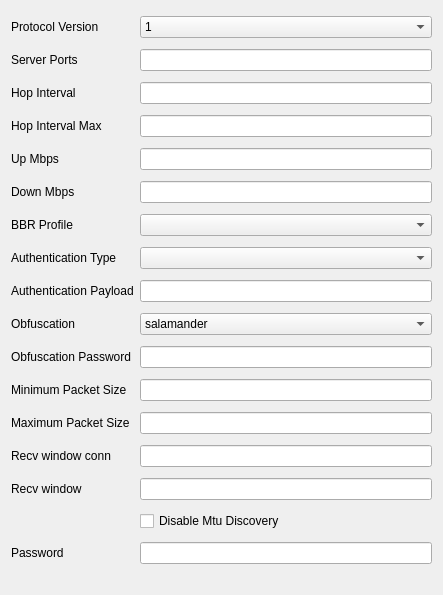
<?xml version="1.0" encoding="UTF-8"?>
<ui version="4.0">
 <class>EditHysteria</class>
 <widget class="QWidget" name="EditHysteria">
  <property name="geometry">
   <rect>
    <x>0</x>
    <y>0</y>
    <width>443</width>
    <height>595</height>
   </rect>
  </property>
  <property name="windowTitle">
   <string notr="true">Form</string>
  </property>
  <layout class="QGridLayout" name="gridLayout">
   <item row="0" column="0">
    <widget class="QLabel" name="protocol_version_l">
     <property name="text">
      <string>Protocol Version</string>
     </property>
    </widget>
   </item>
   <item row="0" column="1">
    <widget class="QComboBox" name="protocol_version">
     <item>
      <property name="text">
       <string notr="true">1</string>
      </property>
     </item>
     <item>
      <property name="text">
       <string notr="true">2</string>
      </property>
     </item>
    </widget>
   </item>
   <item row="1" column="0">
    <widget class="QLabel" name="label">
     <property name="text">
      <string>Server Ports</string>
     </property>
    </widget>
   </item>
   <item row="1" column="1">
    <widget class="QLineEdit" name="server_ports"/>
   </item>
   <item row="2" column="0">
    <widget class="QLabel" name="label_2">
     <property name="text">
      <string>Hop Interval</string>
     </property>
    </widget>
   </item>
   <item row="2" column="1">
    <widget class="QLineEdit" name="hop_interval"/>
   </item>
   <item row="3" column="0">
    <widget class="QLabel" name="hop_interval_max_l">
     <property name="text">
      <string>Hop Interval Max</string>
     </property>
    </widget>
   </item>
   <item row="3" column="1">
    <widget class="QLineEdit" name="hop_interval_max">
     <property name="toolTip">
      <string>When set, each hop waits a random duration between Hop Interval and this value. Requires Hop Interval.</string>
     </property>
    </widget>
   </item>
   <item row="4" column="0">
    <widget class="QLabel" name="label_3">
     <property name="text">
      <string>Up Mbps</string>
     </property>
    </widget>
   </item>
   <item row="4" column="1">
    <widget class="QLineEdit" name="up_mbps"/>
   </item>
   <item row="5" column="0">
    <widget class="QLabel" name="label_4">
     <property name="text">
      <string>Down Mbps</string>
     </property>
    </widget>
   </item>
   <item row="5" column="1">
    <widget class="QLineEdit" name="down_mbps"/>
   </item>
   <item row="6" column="0">
    <widget class="QLabel" name="bbr_profile_l">
     <property name="text">
      <string>BBR Profile</string>
     </property>
    </widget>
   </item>
   <item row="6" column="1">
    <widget class="QComboBox" name="bbr_profile">
     <property name="toolTip">
      <string>Congestion control aggressiveness. Leave empty to use the default (standard).</string>
     </property>
     <item>
      <property name="text">
       <string notr="true"/>
      </property>
     </item>
     <item>
      <property name="text">
       <string notr="true">standard</string>
      </property>
     </item>
     <item>
      <property name="text">
       <string notr="true">conservative</string>
      </property>
     </item>
     <item>
      <property name="text">
       <string notr="true">aggressive</string>
      </property>
     </item>
    </widget>
   </item>
   <item row="7" column="0">
    <widget class="QLabel" name="auth_type_l">
     <property name="text">
      <string>Authentication Type</string>
     </property>
    </widget>
   </item>
   <item row="7" column="1">
    <widget class="QComboBox" name="auth_type">
     <item>
      <property name="text">
       <string notr="true"/>
      </property>
     </item>
     <item>
      <property name="text">
       <string notr="true">STRING</string>
      </property>
     </item>
     <item>
      <property name="text">
       <string notr="true">BASE64</string>
      </property>
     </item>
    </widget>
   </item>
   <item row="8" column="0">
    <widget class="QLabel" name="auth_l">
     <property name="text">
      <string>Authentication Payload</string>
     </property>
    </widget>
   </item>
   <item row="8" column="1">
    <widget class="QLineEdit" name="auth"/>
   </item>
   <item row="9" column="0">
    <widget class="QLabel" name="obfuscation_type_l">
     <property name="text">
      <string>Obfuscation</string>
     </property>
    </widget>
   </item>
   <item row="9" column="1">
    <widget class="QComboBox" name="obfuscation_type">
     <item>
      <property name="text">
       <string>salamander</string>
      </property>
     </item>
     <item>
      <property name="text">
       <string>gecko</string>
      </property>
     </item>
    </widget>
   </item>
   <item row="10" column="0">
    <widget class="QLabel" name="label_5">
     <property name="text">
      <string>Obfuscation Password</string>
     </property>
    </widget>
   </item>
   <item row="10" column="1">
    <widget class="QLineEdit" name="obfs"/>
   </item>
   <item row="11" column="0">
    <widget class="QLabel" name="min_packet_size_l">
     <property name="text">
      <string>Minimum Packet Size</string>
     </property>
    </widget>
   </item>
   <item row="11" column="1">
    <widget class="QLineEdit" name="min_packet_size"/>
   </item>
   <item row="12" column="0">
    <widget class="QLabel" name="max_packet_size_l">
     <property name="text">
      <string>Maximum Packet Size</string>
     </property>
    </widget>
   </item>
   <item row="12" column="1">
    <widget class="QLineEdit" name="max_packet_size"/>
   </item>
   <item row="13" column="0">
    <widget class="QLabel" name="recv_window_conn_l">
     <property name="text">
      <string>Recv window conn</string>
     </property>
    </widget>
   </item>
   <item row="13" column="1">
    <widget class="QLineEdit" name="recv_window_conn"/>
   </item>
   <item row="14" column="0">
    <widget class="QLabel" name="recv_window_l">
     <property name="text">
      <string>Recv window</string>
     </property>
    </widget>
   </item>
   <item row="14" column="1">
    <widget class="QLineEdit" name="recv_window"/>
   </item>
   <item row="15" column="1">
    <widget class="QCheckBox" name="disable_mtu_discovery">
     <property name="text">
      <string>Disable Mtu Discovery</string>
     </property>
    </widget>
   </item>
   <item row="16" column="0">
    <widget class="QLabel" name="password_l">
     <property name="text">
      <string>Password</string>
     </property>
    </widget>
   </item>
   <item row="16" column="1">
    <widget class="QLineEdit" name="password"/>
   </item>
  </layout>
 </widget>
 <tabstops>
  <tabstop>protocol_version</tabstop>
  <tabstop>server_ports</tabstop>
  <tabstop>hop_interval</tabstop>
  <tabstop>hop_interval_max</tabstop>
  <tabstop>up_mbps</tabstop>
  <tabstop>down_mbps</tabstop>
  <tabstop>bbr_profile</tabstop>
  <tabstop>auth_type</tabstop>
  <tabstop>auth</tabstop>
  <tabstop>obfuscation_type</tabstop>
  <tabstop>obfs</tabstop>
  <tabstop>min_packet_size</tabstop>
  <tabstop>max_packet_size</tabstop>
  <tabstop>recv_window_conn</tabstop>
  <tabstop>recv_window</tabstop>
  <tabstop>disable_mtu_discovery</tabstop>
  <tabstop>password</tabstop>
 </tabstops>
 <resources/>
 <connections/>
</ui>
